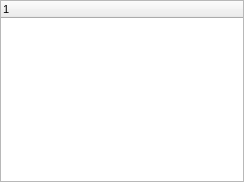
<?xml version="1.0" encoding="UTF-8"?>
<ui version="4.0">
  <class>StackWindow</class>
  <widget class="QWidget" name="StackWindow">
    <property name="geometry">
      <rect>
        <x>0</x>
        <y>0</y>
        <width>244</width>
        <height>182</height>
      </rect>
    </property>
    <property name="windowTitle">
      <string>StackWindow</string>
    </property>
    <property name="font">
      <font>
        <family>MS Sans Serif</family>
        <pointsize>8</pointsize>
      </font>
    </property>
    <!-- vcl-BorderStyle: bsToolWindow → set windowFlags Qt::Tool in constructor -->
    <!-- vcl-FormStyle: fsStayOnTop → setWindowFlag(Qt::WindowStaysOnTopHint) -->
    <widget class="QTreeWidget" name="Tree">
      <property name="geometry">
        <rect>
          <x>0</x>
          <y>0</y>
          <width>244</width>
          <height>182</height>
        </rect>
      </property>
      <!-- vcl-align: alClient → arrange in a Qt layout manager -->
    </widget>
  </widget>
  <resources/>
  <connections/>
</ui>
